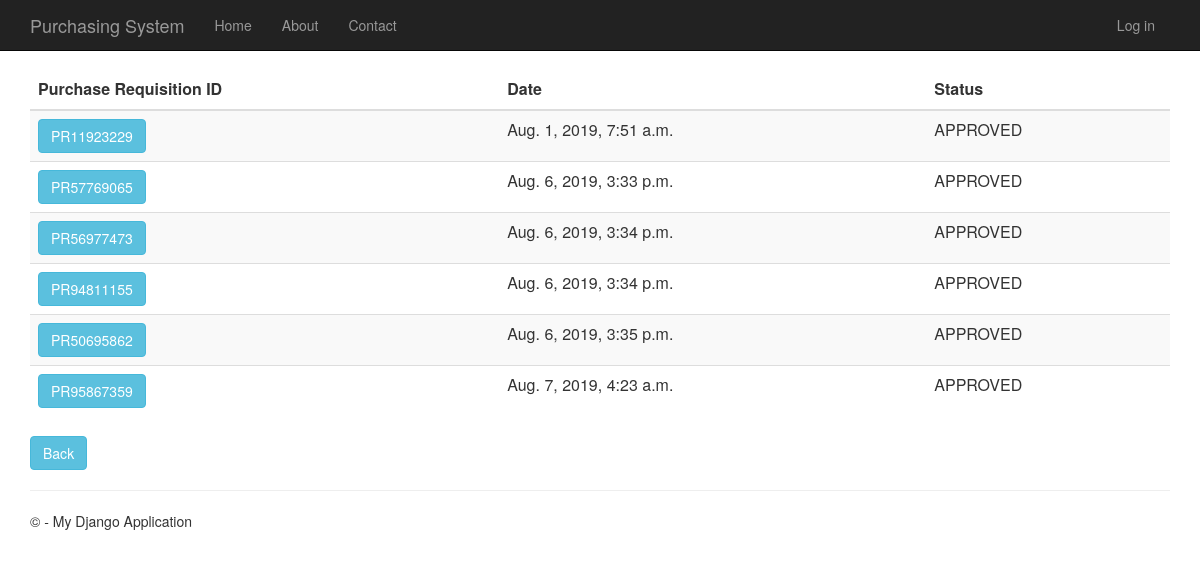
The app's page /purchaserequisitionhistory, older data.
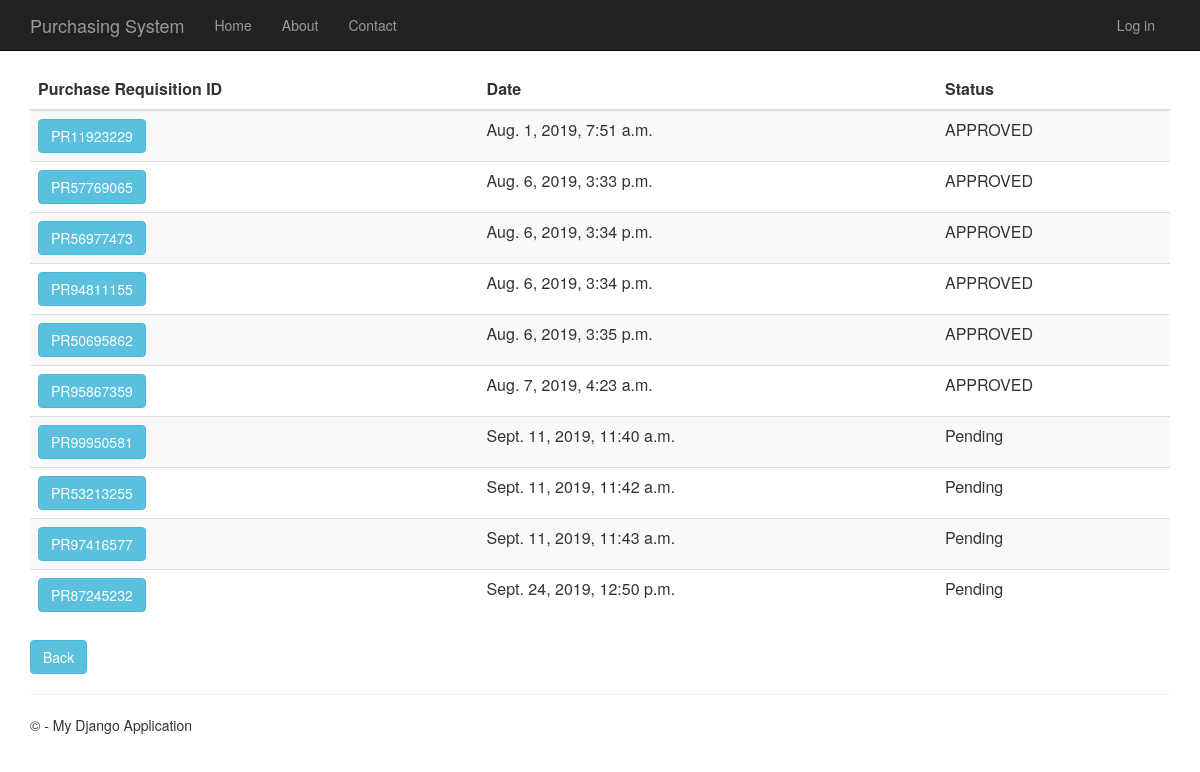
The same page, newer data.
### PurchaseRequisition/models.py (models this page shows)
class PurchaseRequisition(models.Model):
    pr_id= models.CharField(max_length=10, primary_key=True) #takes character
    description= models.TextField(null=True,default=None, blank=True)
    time_created= models.DateTimeField()
    total_price= models.DecimalField(max_digits=10, decimal_places=2, default=Decimal('0.00'))
    status= models.TextField(max_length=10, default="Pending")
    person_id = models.ForeignKey(Person)
    def __str__(self):
        return str(self.pr_id)

### PurchaseRequisition/views.py (the view)
# urls.py: url(r'^purchaserequisitionhistory', PurchaseRequisition.views.purchaserequisitionhistory, name="purchase_requisition_history"),
def purchaserequisitionhistory(request):
    purchase_requisitions = PurchaseRequisition.objects.all()
    print(purchase_requisitions)
    context = {
            'title':'Purchase Requisition History',
            'rows':purchase_requisitions
        }
    return render(request,'PurchaseRequisition/purchaserequisitionhistory.html',context)

### PurchaseRequisition/templates/PurchaseRequisition/purchaserequisitionhistory.html
﻿{% extends "app/layout.html" %}
{% block content %}
<div class="purchaseorderhistory margintop" action="menu" >
    <form action="purchaserequisitionhistorydetails" method="GET">
        <table class="table table-striped margintop">
          <thead>
            <tr>
              <th scope="col">Purchase Requisition ID</th>
              <th scope="col">Date</th>
              <th scope="col">Status</th>
            </tr>
          </thead>
          <tbody>
              {% for r in rows %}
            <tr>
                 <td><button type="submit" name="pr_id" value="{{r.pr_id}}" class="btn btn-info" >{{r.pr_id}}</button></td>
                 <td>{{r.time_created}}</td>
                 <td>{{r.status}}</td>
            </tr>
              {% endfor %}
          </tbody>
        </table>
    </form>
    <form action="menu">
        <div class="margintop">
            <button type="submit" class="btn btn-info" >Back</button>
        </div>
    </form>
</div>
{% endblock %}

### app/templates/app/layout.html (shortened to what this page needs)
﻿<!DOCTYPE html>
<html>
<head>
    {% load staticfiles %}
    <link rel="stylesheet" type="text/css" href="{% static 'app/content/bootstrap.min.css' %}" />
    <link rel="stylesheet" type="text/css" href="{% static 'app/content/site.css' %}" />
</head>
<body>
    <div class="navbar navbar-inverse navbar-fixed-top">
        <div class="container">
            <div class="navbar-header">
                <a href="/" class="navbar-brand">Purchasing System</a>
            </div>
            <div class="navbar-collapse collapse">
                <ul class="nav navbar-nav">
                    <li><a href="{% url 'home' %}">Home</a></li>
                    <li><a href="{% url 'about' %}">About</a></li>
                    <li><a href="{% url 'contact' %}">Contact</a></li>
                </ul>
                {% include 'app/loginpartial.html' %}
            </div>
        </div>
    </div>
    <div class="container body-content">
{% block content %}{% endblock %}
        <hr/>
        <footer>
            <p>&copy; {{ year }} - My Django Application</p>
        </footer>
    </div>
</body>
</html>

### app/templates/app/loginpartial.html
{% if user.is_authenticated %}
<form id="logoutForm" action="/logout" method="post" class="navbar-right">
    {% csrf_token %}
    <ul class="nav navbar-nav navbar-right">
        <li><span class="navbar-brand">Hello {{ user.username }}!</span></li>
        <li><a href="javascript:document.getElementById('logoutForm').submit()">Log off</a></li>
    </ul>
</form>
{% else %}
<ul class="nav navbar-nav navbar-right">
    <li><a href="{% url 'login' %}">Log in</a></li>
</ul>
{% endif %}

### app/static/app/content/site.css (style rules this page uses)
body { padding-top: 50px; padding-bottom: 20px; }
.body-content { padding-left: 15px; padding-right: 15px; }

Row changes from the older to the newer data that the page shows:
added PurchaseRequisition: pr_id "PR99950581", time_created "Sept. 11, 2019, 11:40 a.m.", status "Pending"
added PurchaseRequisition: pr_id "PR53213255", time_created "Sept. 11, 2019, 11:42 a.m.", status "Pending"
added PurchaseRequisition: pr_id "PR97416577", time_created "Sept. 11, 2019, 11:43 a.m.", status "Pending"
added PurchaseRequisition: pr_id "PR87245232", time_created "Sept. 24, 2019, 12:50 p.m.", status "Pending"
